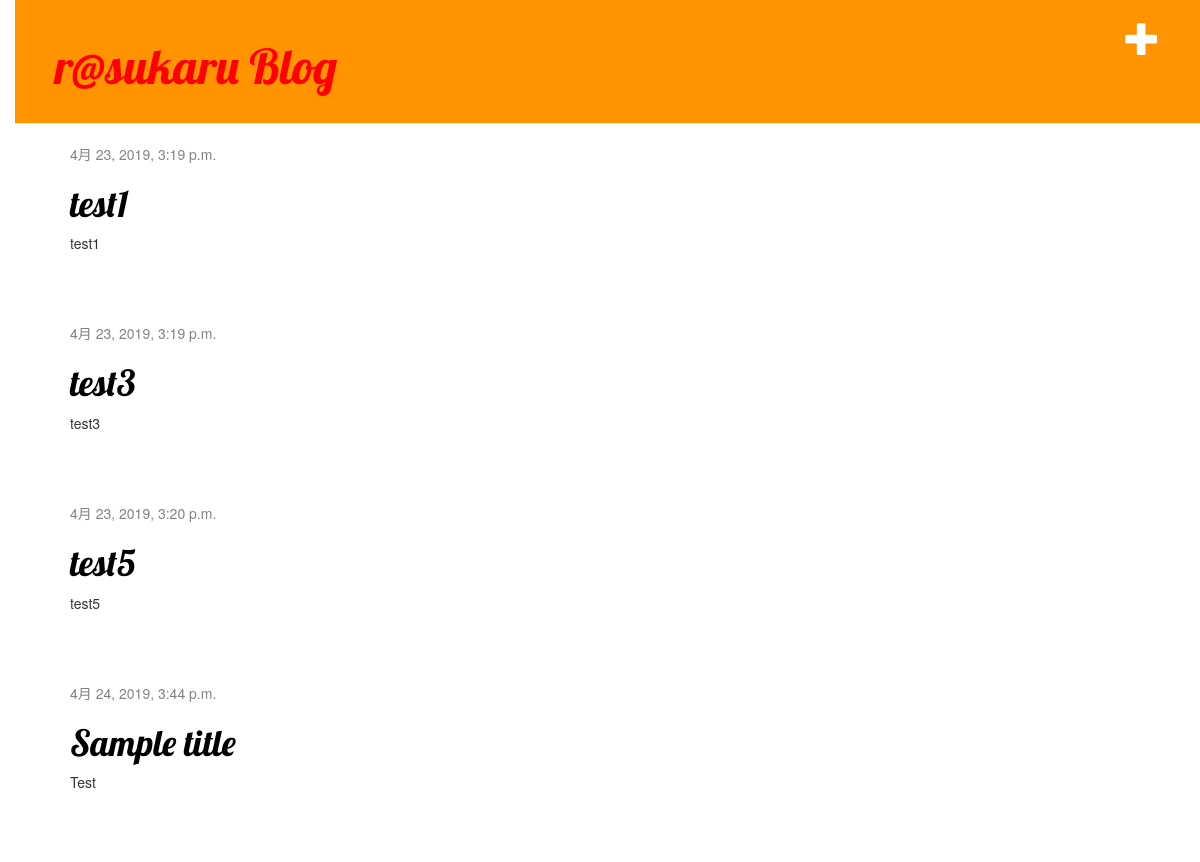
Before: / with the older database file.
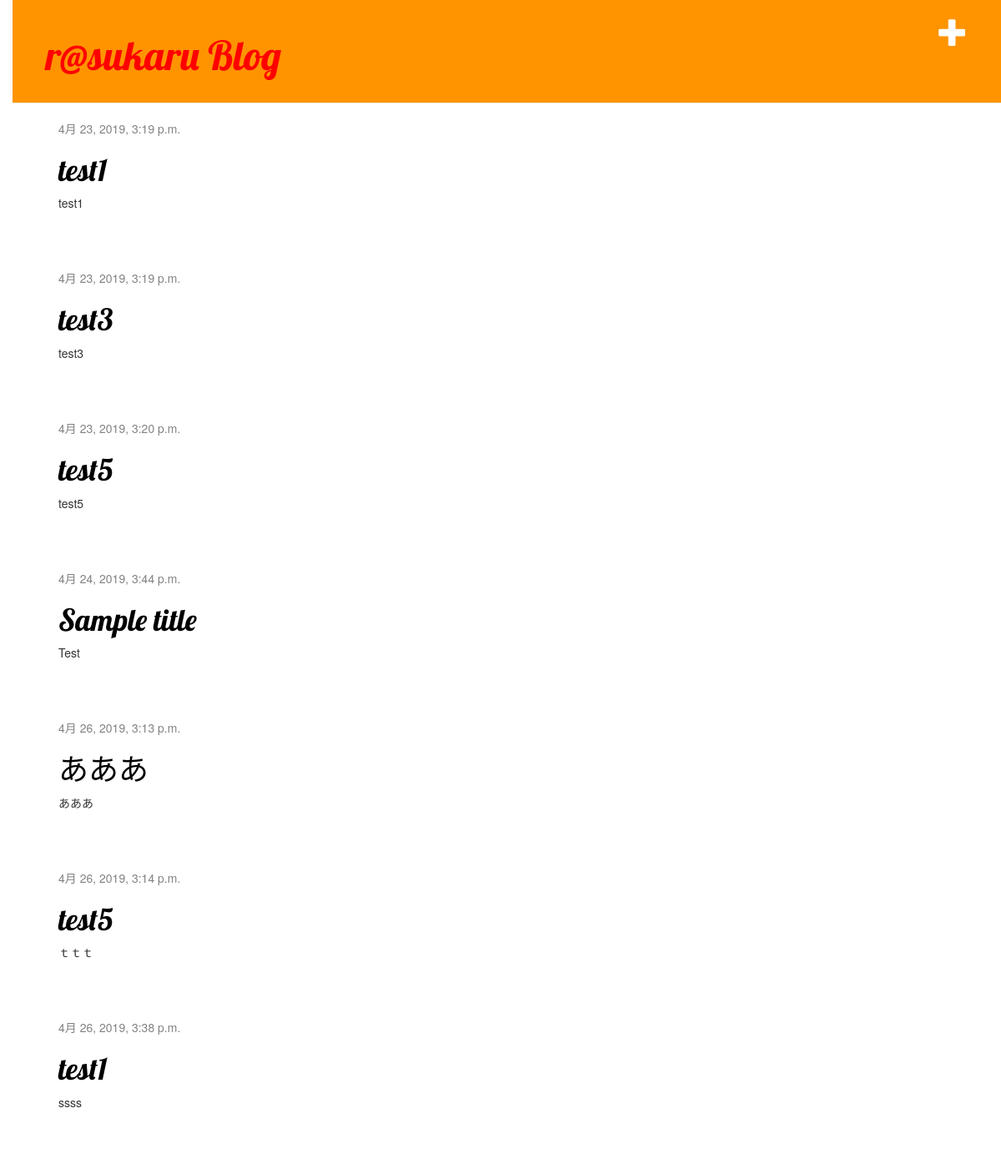
After: the same page with the newer database file.
### blog/models.py (models this page shows, shortened)
class Post(models.Model):
    author = models.ForeignKey('auth.User', on_delete=models.CASCADE)
    title = models.CharField(max_length=200)
    text = models.TextField()
    created_date = models.DateTimeField(
            default=timezone.now)
    published_date = models.DateTimeField(
            blank=True, null=True)

### blog/views.py (the view)
# urls.py: path('', views.post_list, name='post_list'),
def post_list(request):
    posts = Post.objects.filter(published_date__lte=timezone.now()).order_by('published_date')
    return render(request, 'blog/post_list.html', {'posts': posts})

### blog/templates/blog/post_list.html
{% extends 'blog/base.html' %}
{% block content %}
    {% for post in posts %}
        <div class="post">
            <div class="date">
                {{ post.published_date }}
            </div>
            <h1><a href="{% url 'post_detail' pk=post.pk %}">{{ post.title }}</a></h1>
            <p>{{ post.text|linebreaksbr }}</p>
        </div>
    {% endfor %}
{% endblock %}

### blog/templates/blog/base.html (shortened to what this page needs)
{% load static %}
<html>
    <head>
        <link rel="stylesheet" href="//maxcdn.bootstrapcdn.com/bootstrap/3.2.0/css/bootstrap.min.css">
        <link rel="stylesheet" href="//maxcdn.bootstrapcdn.com/bootstrap/3.2.0/css/bootstrap-theme.min.css">
        <link rel="stylesheet" href="{% static 'css/blog.css' %}">
    </head>
    <body>
    <div class="page-header">
        <font color="magenta">
        <a href="{% url 'post_new' %}" class="top-menu"><span class="glyphicon glyphicon-plus"></span></a>
        <h1><a href="/">r@sukaru Blog</a></h1>
        </font>
    </div>
        <div class="content container">
            <div class="row">
                <div class="col-md-8">
                    {% block content %}
                    {% endblock %}
                </div>
            </div>
        </div>
    </body>
</html>

### blog/static/css/blog.css (style rules this page uses)
h1 a { color: ##FCA205; font-family: 'Lobster'; }
body { padding-left: 15px; }
.page-header { background-color: #ff9400; margin-top: 0; padding: 20px 20px 20px 40px; }
.page-header h1, .page-header h1 a, .page-header h1 a:visited, .page-header h1 a:active { color: #ff0000; font-size: 36pt; text-decoration: none; }
.content { margin-left: 40px; }
h1, h2, h3, h4 { font-family: 'Lobster', cursive; }
.date { color: #828282; }
.top-menu, .top-menu:hover, .top-menu:visited { color: #ffffff; float: right; font-size: 26pt; margin-right: 20px; }
.post { margin-bottom: 70px; }
.post h1 a, .post h1 a:visited { color: #000000; }

Changed rows visible on the page:
added Post: published_date "4月 26, 2019, 3:13 p.m.", title "あああ", text "あああ"
added Post: published_date "4月 26, 2019, 3:14 p.m.", title "test5", text "ｔｔｔ"
added Post: published_date "4月 26, 2019, 3:38 p.m.", title "test1", text "ssss"
